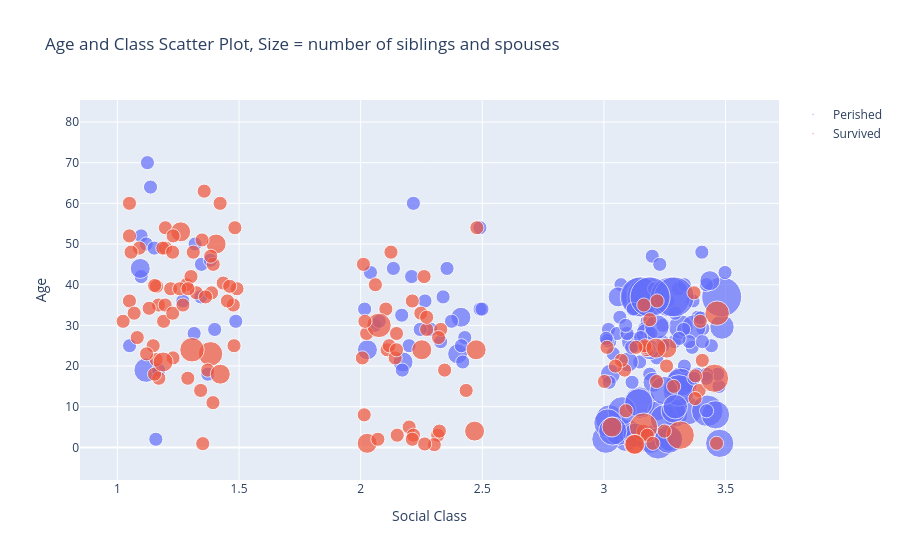

The cell this chart's notebook holds for it:
### Markdown cell above
Visualizing more than three attributes requires a good deal of thought. In the following graph, lets use interactivity to help bolster the analysis. We will create a graph with custom text overlays that help refine the passenger we are looking at. We will 
- color code whether they survived
- Scatter plot Age and Social class
- Code the number of siblings/spouses traveling with them through the size of the marker

### Code cell
# now we can define our own HTML text for mouseover events on the graph
def get_text(df_row):
    return 'Age: %d<br>Gender: %s<br>Class: %d<br>Fare: %.2f<br>SibSpouse: %d<br>ParChildren: %d'%(df_row.Age,df_row.Sex,df_row.Pclass,df_row.Fare,df_row.SibSp,df_row.Parch)

# and add the text into the pandas dataframe (for easy indexing)
df_imputed['text'] = df_imputed.apply(get_text,axis=1)
textstring = ['Perished','Survived', ]

plotly.offline.iplot({
    'data': [ # creates a list using a comprehension
        # plot class versus age, spearated by survival
        # Marker size is now siblings and spouses
        # Mousover text is now formatted HTML
        Scatter(x=df_imputed.Pclass[df_imputed.Survived==val].values+np.random.rand(*df_imputed.SibSp[df_imputed.Survived==val].shape)/2,
                y=df_imputed.Age[df_imputed.Survived==val],
                text=df_imputed.text[df_imputed.Survived==val].values.astype(str),
                marker=Marker(size=df_imputed[df_imputed.Survived==val].SibSp, sizemode='area', sizeref=0.01,),
                mode='markers',
                name=textstring[val]) for val in [0,1]
    ],
    'layout': Layout(xaxis=XAxis(title='Social Class'), 
                     yaxis=YAxis(title='Age'),
                     title='Age and Class Scatter Plot, Size = number of siblings and spouses'),
    
}, show_link=False)

### Figure 1 — Plotly figure (JSON) as saved in the notebook; plotly's stock layout.template omitted (floating-point values rounded to 4 significant figures; data arrays with more than 128 entries replaced by an {"elided": "..."} marker saying what was removed)
{"data": [{"marker": {"size": {"elided": "549 float values"}, "sizemode": "area", "sizeref": 0.01}, "mode": "markers", "name": "Perished", "text": {"elided": "549 str values"}, "type": "scatter", "x": {"elided": "549 float values"}, "y": {"elided": "549 float values"}}, {"marker": {"size": {"elided": "340 float values"}, "sizemode": "area", "sizeref": 0.01}, "mode": "markers", "name": "Survived", "text": {"elided": "340 str values"}, "type": "scatter", "x": {"elided": "340 float values"}, "y": {"elided": "340 float values"}}], "layout": {"title": {"text": "Age and Class Scatter Plot, Size = number of siblings and spouses"}, "xaxis": {"title": {"text": "Social Class"}}, "yaxis": {"title": {"text": "Age"}}}}
